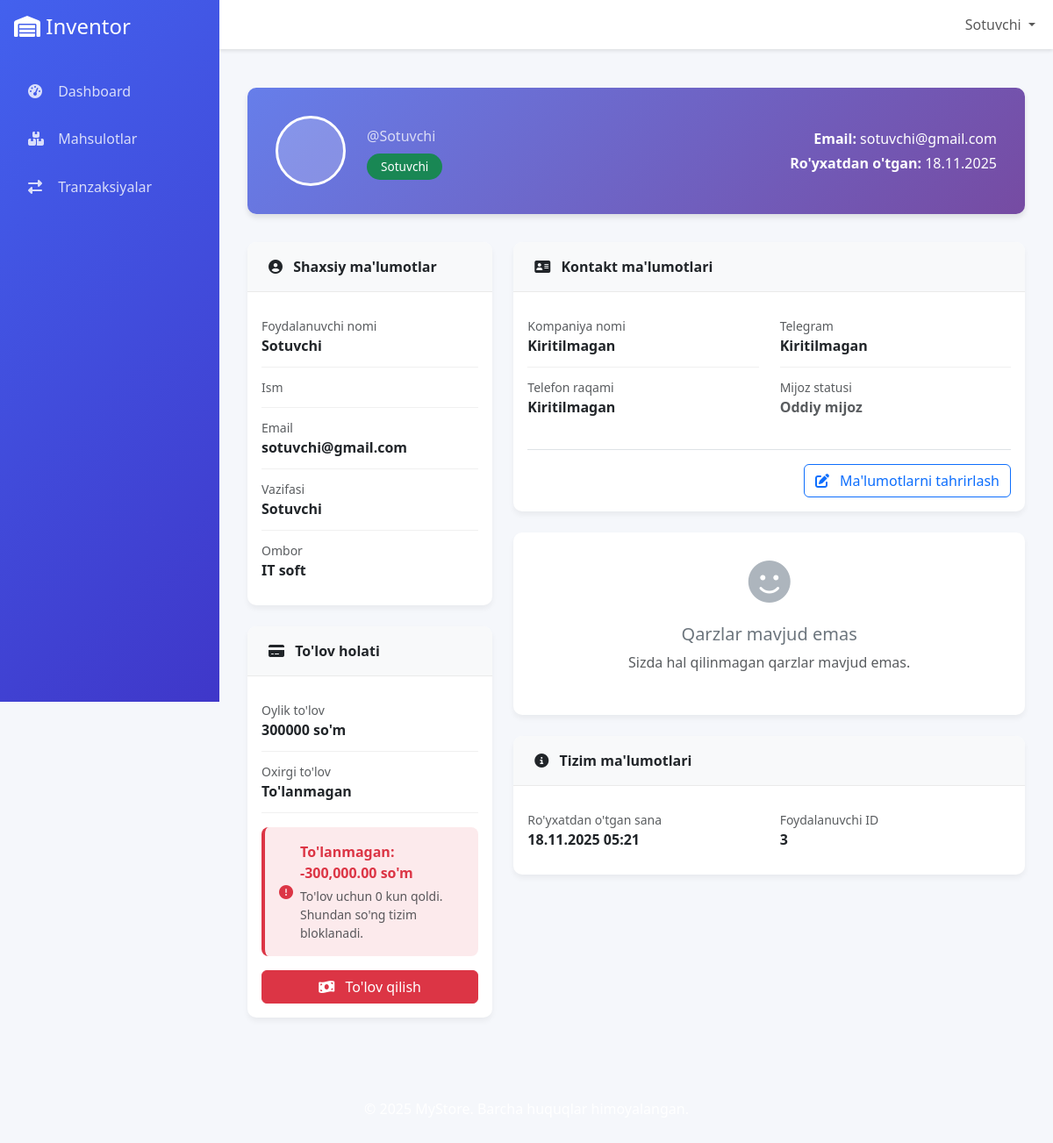
The page /profile/ (signed in) on the database as committed earlier.
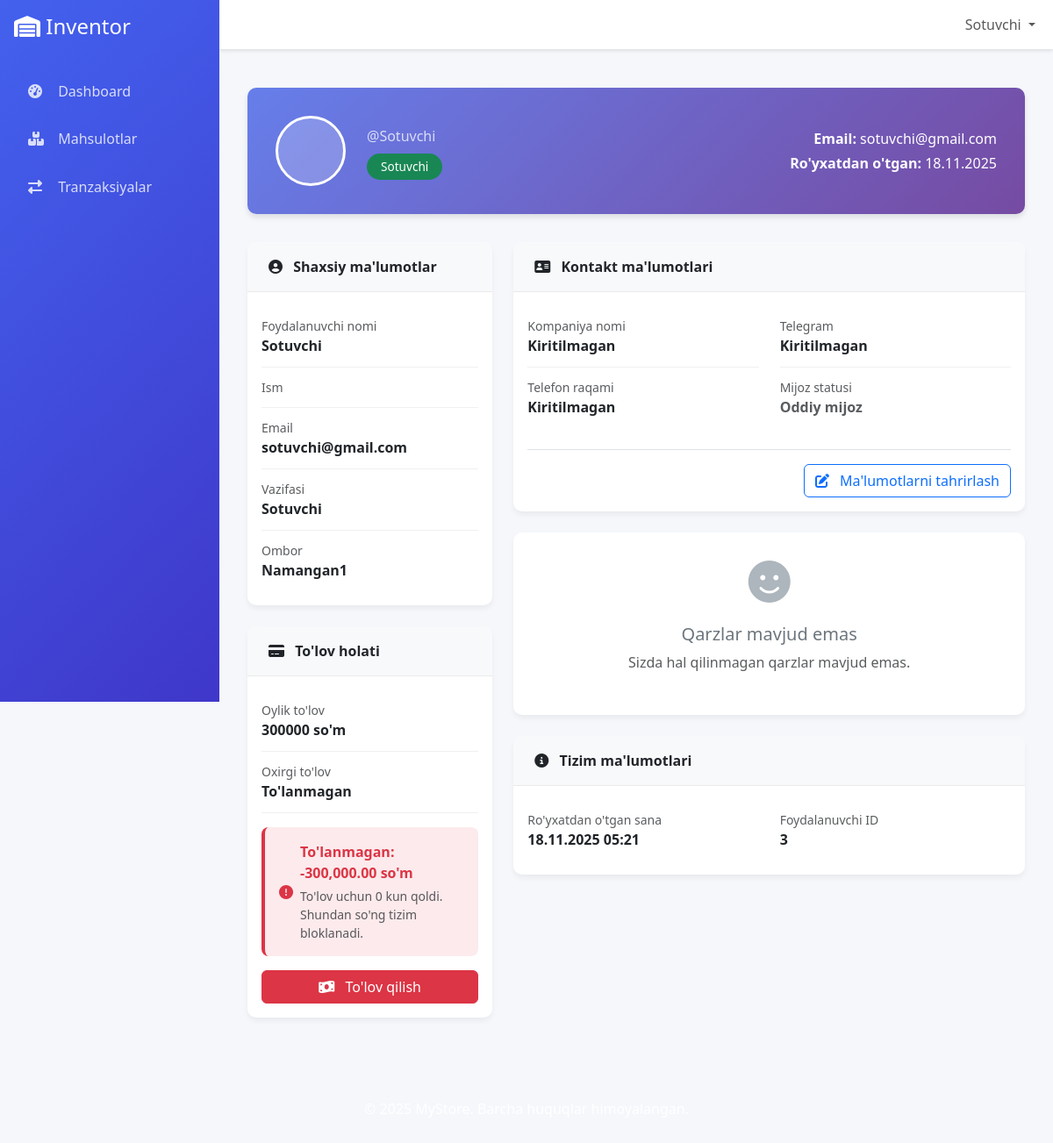
The same page on the database as committed later.
### users/models.py (models this page shows, shortened)
class UserRole(models.Model):
    ROLE_CHOICES = (
        ('ADMIN', 'Admin'),
        ('WAREHOUSE_MANAGER', 'Ombor xo\'jayini'),
        ('SELLER', 'Sotuvchi'),
    )
    user = models.OneToOneField(User, on_delete=models.CASCADE)
    role = models.CharField(max_length=20, choices=ROLE_CHOICES)
    warehouse = models.ForeignKey('inventor.Warehouse', on_delete=models.CASCADE, null=True, blank=True)
    created_at = models.DateTimeField(auto_now_add=True)

### inventor/models.py (models this page shows, shortened)
class Warehouse(models.Model):
    name = models.CharField(max_length=100)
    location = models.CharField(max_length=200)
    created_at = models.DateTimeField(auto_now_add=True)

### users/views.py (the view)
# urls.py: path('profile/', views.profile_view, name='profile'),
@login_required
def profile_view(request):
    try:
        profile = UserProfile.objects.get(user=request.user)
        role = UserRole.objects.get(user=request.user)
        payment_status = profile.get_payment_status()
        debts = []
        if role.role == 'SELLER':
            debts = Debt.objects.filter(
                seller=request.user,
                status__in=['PENDING', 'PARTIAL']
            ).select_related('product') # Optimizing query to get product name
    except UserProfile.DoesNotExist:
        profile = None
        payment_status = {'status': 'error', 'message': "Profil topilmadi."}
        debts = []
    except UserRole.DoesNotExist:
        role = None
    context = {
        'user': request.user,
        'profile': profile,
        'role': role,
        'payment_status': payment_status,
        'debts': debts,
    }
    return render(request, 'users/profile.html', context)

### users/models.py (called while the page is built)
    def is_payment_due(self):
        if not self.last_payment_date:
            return True
        return timezone.now() > self.last_payment_date + timedelta(days=31)

    def days_until_block(self):
        if not self.last_payment_date:
            return 0
        days_passed = (timezone.now() - self.last_payment_date).days
        return max(0, 33 - days_passed)

    def get_payment_status(self):
        if self.is_payment_due():
            return {
                'status': 'due',
                'message': f"To'lanmagan: -{self.monthly_payment:,} so'm",
                'amount_due': -self.monthly_payment
            }
        else:
            return {
                'status': 'paid',
                'message': f"To'langan: 0 so'm",
                'amount_due': 0
            }

### templates/users/profile.html (shortened to what the changed rows need)
{% extends 'base.html' %}
{% block content %}
<div class="container-fluid py-4">
    <div class="profile-header">
        <div class="row align-items-center">
            <div class="col-md-8">
                <div class="d-flex align-items-center">
                    <div>
                        <p class="mb-0 opacity-75">@{{ user.username }}</p>
                        {% if role %}
                        <span class="badge status-badge mt-2
                            {% if role.role == 'ADMIN' %}bg-danger
                            {% elif role.role == 'WAREHOUSE_MANAGER' %}bg-primary
                            {% else %}bg-success{% endif %}">
                            {{ role.get_role_display }}
                        </span>
                        {% endif %}
                    </div>
                </div>
            </div>
            <div class="col-md-4 text-md-end">
                <p class="mb-1"><strong>Email:</strong> {{ user.email }}</p>
                {% if role %}
                <p class="mb-0"><strong>Ro'yxatdan o'tgan:</strong> {{ role.created_at|date:"d.m.Y" }}</p>
                {% endif %}
            </div>
        </div>
    </div>
    <div class="row">
        <div class="col-lg-4">
            <div class="card card-profile">
                <div class="card-body">
                    {% if role %}
                    <div class="info-item">
                        <div class="text-muted small">Vazifasi</div>
                        <div class="fw-bold">{{ role.get_role_display }}</div>
                    </div>
                    {% if role.warehouse %}
                    <div class="info-item">
                        <div class="text-muted small">Ombor</div>
                        <div class="fw-bold">{{ role.warehouse.name }}</div>
                    </div>
                    {% endif %}
                    {% endif %}
                </div>
            </div>
        </div>
        <div class="col-lg-8">
            {% if role %}
            <div class="card card-profile mt-4">
                <div class="card-header card-header-custom">
                    <i class="fas fa-info-circle me-2"></i> Tizim ma'lumotlari
                </div>
                <div class="card-body">
                    <div class="row">
                        <div class="col-md-6">
                            <div class="info-item">
                                <div class="text-muted small">Ro'yxatdan o'tgan sana</div>
                                <div class="fw-bold">{{ role.created_at|date:"d.m.Y H:i" }}</div>
                            </div>
                        </div>
                        <div class="col-md-6">
                            <div class="info-item">
                                <div class="text-muted small">Foydalanuvchi ID</div>
                                <div class="fw-bold">{{ user.id }}</div>
                            </div>
                        </div>
                    </div>
                </div>
            </div>
            {% endif %}
        </div>
    </div>
</div>
{% endblock %}

Rows that differ between the two databases and show on the page:
changed UserRole "Sotuvchi": warehouse.name "IT soft" → "Namangan1"
